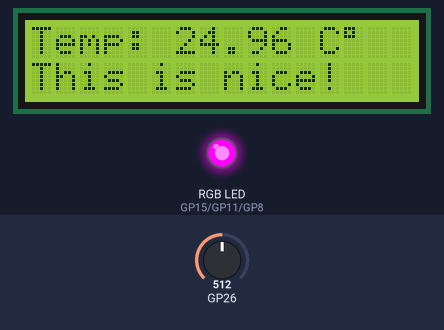
A sketch run on a simulated Raspberry Pi Pico W. Shown: 16×2 character LCD, an RGB LED mixed from three pins (HIGH = lit). The test bench sets the inputs (shaded band); at power-on: GP26 = 512.

Above: at 1.2 s.
1.3 s: GP26 set to 613
At 2.0 s:
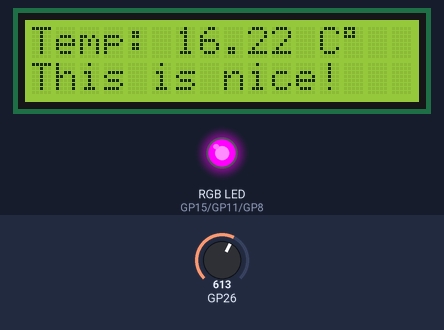
3.1 s: GP26 set to 644
At 4.1 s:
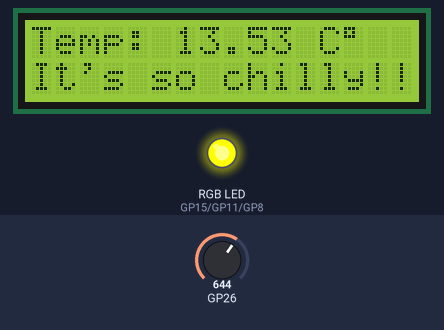
4.7 s: GP26 set to 511
At 5.2 s:
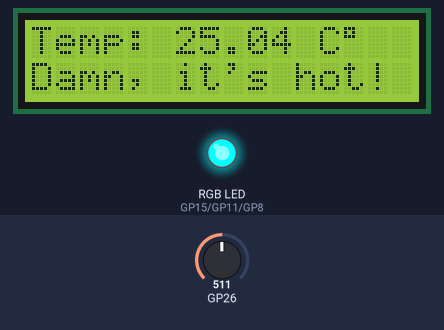
Timing chart, 0 to 7.7 s (numbered marks = the images above; inputs shaded):
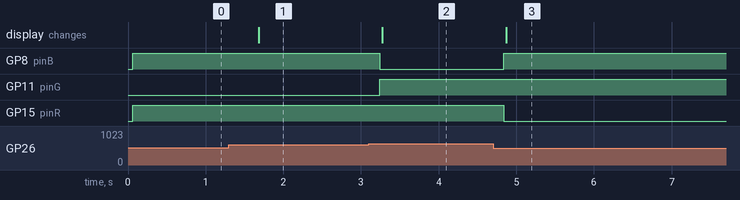

Measured:
- the behaviour switches between 627 and 628 on GP26 (found by bisection; images 1 and 2)
- after the input at 1.3 s, the display: changes after 0.38 s (image 1)
- after the input at 3.1 s, GP8 (pinB): HIGH → LOW after 0.14 s; GP11 (pinG): LOW → HIGH after 0.14 s; the display: changes after 0.17 s (image 2)
- after the input at 4.7 s, GP8 (pinB): LOW → HIGH after 0.14 s; GP15 (pinR): HIGH → LOW after 0.14 s; the display: changes after 0.17 s (image 3)

The sketch:

sketch.ino
```cpp
#include <LiquidCrystal_I2C.h>

const int pinR = 15;
const int pinG = 11;
const int pinB = 8;

#define I2C_ADDR    0x27
#define LCD_COLUMNS 16
#define LCD_LINES   2
const float BETA = 3950; // should match the Beta Coefficient of the thermistor

LiquidCrystal_I2C lcd(I2C_ADDR, LCD_COLUMNS, LCD_LINES);

void setup() {
  // Initialize the LCD
  lcd.init();
  lcd.backlight();

  // Initialize the RGB LED pins as output
  pinMode(pinR, OUTPUT);
  pinMode(pinG, OUTPUT);
  pinMode(pinB, OUTPUT);
}

void loop() {
  int analogValue = analogRead(A0);
  float celsius = 1 / (log(1 / (1023. / analogValue - 1)) / BETA + 1.0 / 298.15) - 273.15;

  // Set the RGB LED color based on the temperature
  if (celsius < 15) {
    // Cold: Blue
    analogWrite(pinR, 255);
    analogWrite(pinG, 255);
    analogWrite(pinB, 0);
  } else if (celsius >= 15 && celsius <= 25) {
    // Moderate: Green
    analogWrite(pinR, 255);
    analogWrite(pinG, 0);
    analogWrite(pinB, 255);
  } else {
    // Hot: Red
    analogWrite(pinR, 0);
    analogWrite(pinG, 255);
    analogWrite(pinB, 255);
  }

  // Display the temperature on the LCD
  lcd.clear();
  lcd.setCursor(0, 0);
  lcd.print("Temp: ");
  lcd.print(celsius);
  lcd.print(" C");
  lcd.print((char) 223);

  // Display different messages based on temperature
  lcd.setCursor(0, 1);
  if (celsius < 15) {
    lcd.print("It's so chilly!!!");
  } else if (celsius >= 15 && celsius <= 25) {
    lcd.print("This is nice!");
  } else {
    lcd.print("Damn, it's hot!");
  }

  delay(500);
}
```
